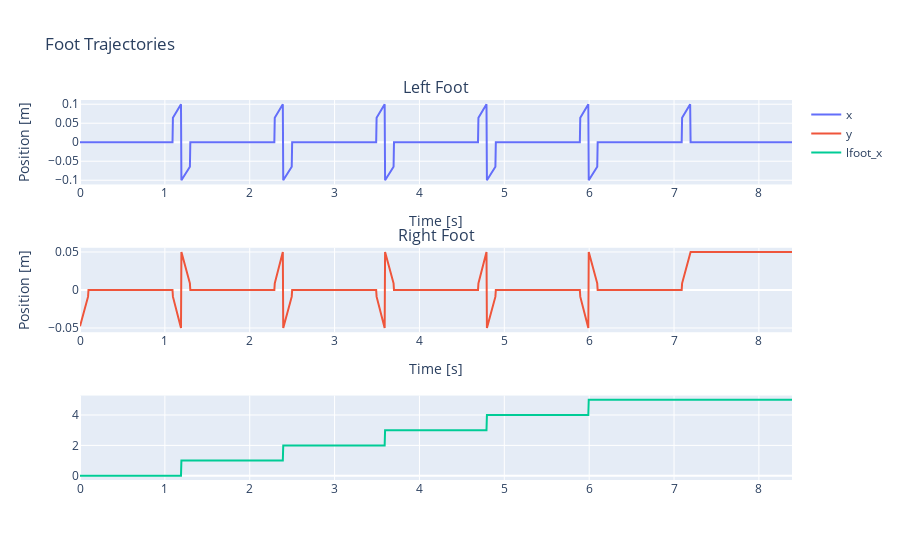

Notebook cell for this chart:
### Markdown cell above
#### Plot all in one plot

### Code cell
import plotly.express as px
from plotly.subplots import make_subplots
import plotly.graph_objects as go

data = motion_traj
time = data['time']

fig = make_subplots(rows=2, cols=1, subplot_titles=('Left Foot', 'Right Foot'))
fig.add_trace(go.Scatter(x=time, y=data['x'], mode='lines', name='x-zmp'), row=1, col=1)
fig.add_trace(go.Scatter(x=time, y=data['y'], mode='lines', name='y-zmp'), row=2, col=1)
# fig.add_trace(go.Scatter(x=time, y=data['curr_step'], mode='lines', name='lfoot_x'), row=3, col=1)
# fig.add_trace(go.Scatter(x=time, y=data['lfoot_z'], mode='lines', name='lfoot_z'), row=2, col=1)

fig.update_xaxes(title_text='Time [s]', row=1, col=1)
fig.update_xaxes(title_text='Time [s]', row=2, col=1)
fig.update_yaxes(title_text='Position [m]', row=1, col=1)
fig.update_yaxes(title_text='Position [m]', row=2, col=1)
fig.update_layout(title='Foot Trajectories')
fig.show()

### Figure 1 — Plotly figure (JSON) as saved in the notebook; plotly's stock layout.template omitted (floating-point values rounded to 4 significant figures; data arrays with more than 128 entries replaced by an {"elided": "..."} marker saying what was removed)
{"data": [{"mode": "lines", "name": "x", "type": "scatter", "x": {"elided": "1679 float values"}, "xaxis": "x", "y": {"elided": "1679 float values"}, "yaxis": "y"}, {"mode": "lines", "name": "y", "type": "scatter", "x": {"elided": "1679 float values"}, "xaxis": "x2", "y": {"elided": "1679 float values"}, "yaxis": "y2"}, {"mode": "lines", "name": "lfoot_x", "type": "scatter", "x": {"elided": "1679 float values"}, "xaxis": "x3", "y": {"elided": "1679 int values"}, "yaxis": "y3"}], "layout": {"annotations": [{"font": {"size": 16}, "showarrow": false, "text": "Left Foot", "x": 0.5, "xanchor": "center", "xref": "paper", "y": 1, "yanchor": "bottom", "yref": "paper"}, {"font": {"size": 16}, "showarrow": false, "text": "Right Foot", "x": 0.5, "xanchor": "center", "xref": "paper", "y": 0.6111, "yanchor": "bottom", "yref": "paper"}], "title": {"text": "Foot Trajectories"}, "xaxis": {"anchor": "y", "domain": [0, 1], "title": {"text": "Time [s]"}}, "xaxis2": {"anchor": "y2", "domain": [0, 1], "title": {"text": "Time [s]"}}, "xaxis3": {"anchor": "y3", "domain": [0, 1]}, "yaxis": {"anchor": "x", "domain": [0.7778, 1], "title": {"text": "Position [m]"}}, "yaxis2": {"anchor": "x2", "domain": [0.3889, 0.6111], "title": {"text": "Position [m]"}}, "yaxis3": {"anchor": "x3", "domain": [0, 0.2222]}}}
